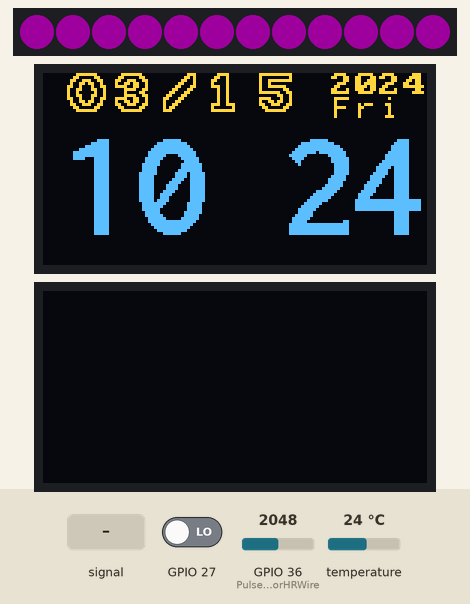
The sketch below on a simulated ESP32. Parts: 12 RGB LEDs in strip order, left to right, 2 × 128×64 one-colour display. Inputs (shaded band) come from the test bench; at power-on: GPIO 27 LOW, temperature 24 °C, GPIO 36 (PulseSensorHRWire) = 2048. Dim RGB values are drawn brighter than linear; the OLED is the two-colour kind (top 16 rows yellow); WiFi joins after 1.5 s; servers stay silent unless stated; network time is answered at once with the bench clock; the local clock reads 2024-03-15 10:24:30 at power-on unless the sketch sets it; no MQTT or app messages arrive unless stated; what the sketch prints to the serial monitor is not drawn.

Above: at 2.9 s.
3.0 s: GPIO 27 driven HIGH
At 4.9 s:
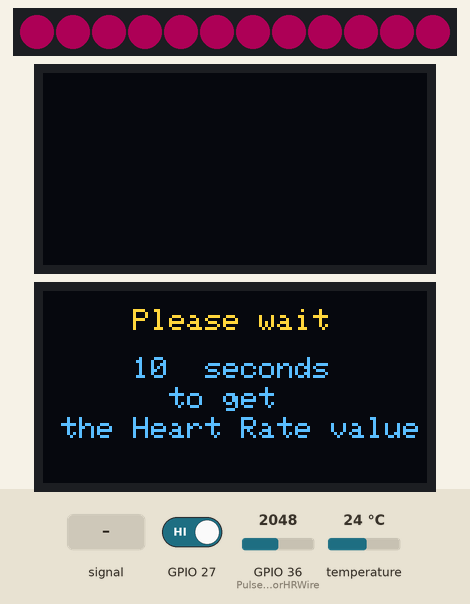
5.3 s: temperature set to 12 °C
8.3 s: GPIO 27 driven LOW
At 11.28 s:
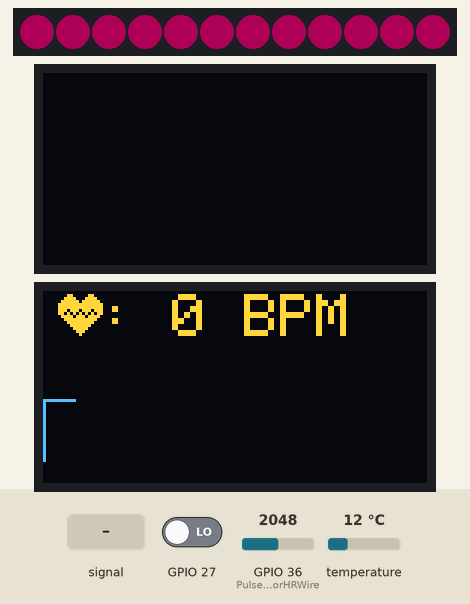
11.3 s: GPIO 27 driven HIGH
At 13.2 s:
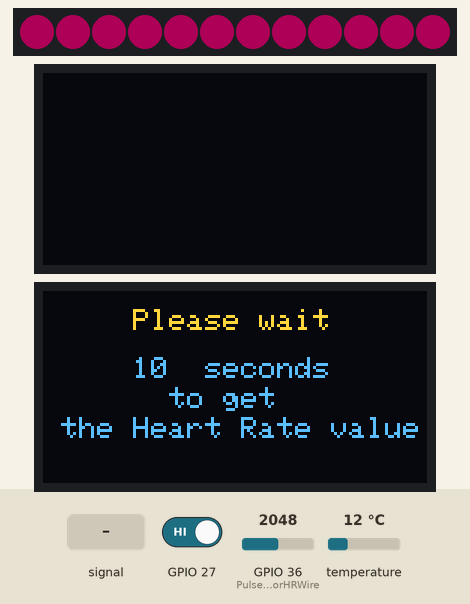
13.6 s: GPIO 36 (PulseSensorHRWire) fed a 200 Hz sine of ±327 counts around its level
At 15.9 s:
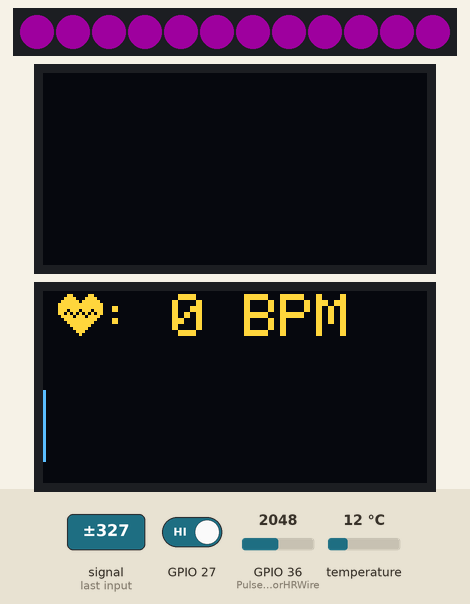
16.6 s: GPIO 36 (PulseSensorHRWire) set to 2866
At 19.9 s:
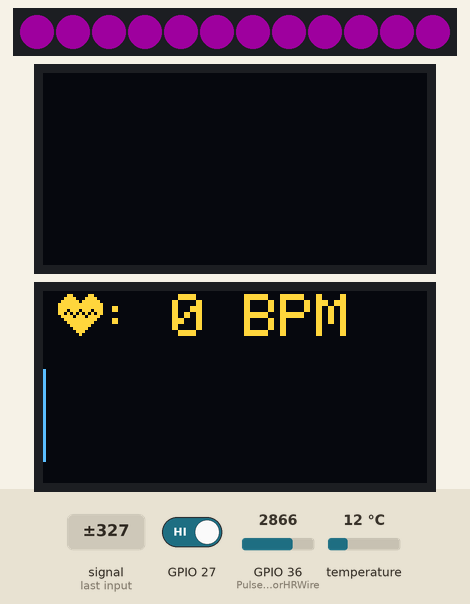
Timing chart, 0 to 20.6 s (numbered marks = the images above; inputs shaded):
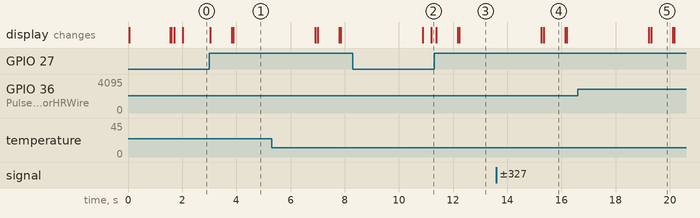

Measured:
- after the input at 3.0 s, the display: first changes at once (image 1 shows a later state)
- after the input at 11.3 s, the display: first changes after 0.08 s (image 3 shows a later state)
- what the display in image 4 shows lasts 0.7 s, from 15.4 s to 16.1 s

The sketch:

Main.ino
```cpp
int NowMode = 0;

//////////////////////////////////////////////////////////////      NeoPixel       ///////////////////////////////////////////////////////////////////////////////////////
#include <Adafruit_NeoPixel.h>
#define PIN 26

Adafruit_NeoPixel strip = Adafruit_NeoPixel(12, PIN, NEO_GRB + NEO_KHZ800);

uint32_t start_time = millis(); // Initialize start time

// Fill the dots one after the other with a color
void colorWipe(uint32_t c, uint8_t wait) {
  for(uint16_t i=0; i<strip.numPixels(); i++) {
    strip.setPixelColor(i, c);
    strip.show();
    delay(wait);
  }
}


//////////////////////////////////////////////////////////////      Clock       ///////////////////////////////////////////////////////////////////////////////////////
#ifdef ESP8266
#include <ESP8266WiFi.h>
#endif

#ifdef ESP32
#include <WiFi.h>
#endif

#include <NTPClient.h>
#include <WiFiUdp.h>
#include <Wire.h>
#include <U8x8lib.h>

// ========== user settings ==========

const char          *ssid          = "Tung_EiEi";             // your wifi name
const char          *pw            = "hellotung";             // your wifi password
const char          *ntpServer     = "pool.ntp.org"; // change it to local NTP server if needed
const unsigned long updateDelay    = 900;            // NTP update interval (unit: seconds, default: 15 min)
const long          timezoneOffset = 7;              // timezone offset (unit: hours)

#define SCL_PIN SCL  // SCL pin of OLED. Default: D1 (ESP8266) or D22 (ESP32)
#define SDA_PIN SDA  // SDA pin of OLED. Default: D2 (ESP8266) or D21 (ESP32)

// ====================================

const String  weekDays[7] = {"Sun", "Mon", "Tue", "Wed", "Thu", "Fri", "Sat"};
unsigned long lastCheckTime = 0;
unsigned int  second_prev = 0;
bool          colon_switch = false;

// NTPClient: https://github.com/arduino-libraries/NTPClient
WiFiUDP ntpUDP;
NTPClient timeClient(ntpUDP, ntpServer);

// U8X8 Display constructors: https://github.com/olikraus/u8g2/wiki/u8x8setupcpp
// U8X8 Fonts: https://github.com/olikraus/u8g2/wiki/u8x8reference
U8X8_SSD1306_128X64_NONAME_SW_I2C u8x8(SCL_PIN, SDA_PIN, U8X8_PIN_NONE);


//////////////////////////////////////////////////////////////      Temp       /////////////////////////////////////////////////////////////////////////////////////////
#include <Adafruit_GFX.h>       // Include core graphics library for the display
#include <Adafruit_SSD1306.h>   // Include Adafruit_SSD1306 library to drive the display
#include <Fonts/FreeMonoBold9pt7b.h>  // Add a custom font

#include <OneWire.h>
#include <DallasTemperature.h>

// Data wire is conntec to the Arduino digital pin 4
#define ONE_WIRE_BUS 25

// Setup a oneWire instance to communicate with any OneWire devices
OneWire oneWire(ONE_WIRE_BUS);

// Pass our oneWire reference to Dallas Temperature sensor
DallasTemperature sensors(&oneWire);


#define SCREEN_WIDTH 128 // OLED display width, in pixels
#define SCREEN_HEIGHT 64 // OLED display height, in pixels
#define OLED_RESET -1

Adafruit_SSD1306 display(SCREEN_WIDTH, SCREEN_HEIGHT, &Wire, OLED_RESET);

int temp;  // Create a variable to have something dynamic to show on the display

void DrawTemp() {
    display.clearDisplay();  // Clear the display so we can refresh

    // Print text:
    display.setTextColor(WHITE);  // Set color of the text
    display.setFont();
    display.setTextSize(1);
    display.setCursor(45, 5 + 15); // (x,y)
    display.println("TEMPERATURE");  // Text or value to print

    // Print temperature
    char string[10];  // Create a character array of 10 characters
    // Convert float to a string:
    dtostrf(temp, 4, 0, string);  // (variable, no. of digits we are going to use, no. of decimal digits, string name)

    display.setFont(&FreeMonoBold9pt7b);  // Set a custom font
    display.setCursor(22, 25 + 15); // (x,y)
    display.println(string);  // Text or value to print
    display.setCursor(90, 25 + 15); // (x,y)
    display.println("C");  // Text or value to print
    display.setFont();
    display.setCursor(78, 15 + 15); // (x,y)
    display.cp437(true);
    display.write(167);

    // Draw a filled circle:
    display.fillCircle(18, 27 + 15, 5, WHITE); // Draw filled circle (x,y,radius,color). X and Y are the coordinates for the center point

    // Draw rounded rectangle:
    display.drawRoundRect(16, 3 + 15, 5, 24, 2, WHITE); // Draw rounded rectangle (x,y,width,height,radius,color)

    // It draws from the location to down-right
    // Draw ruler step

    for (int i = 3; i <= 18 + 11; i = i + 2) {
      display.drawLine(21, i + 15, 22, i + 15, WHITE); // Draw line (x0,y0,x1,y1,color)
    }

    //Draw temperature
    temp = temp * 0.43; //ratio for show
    display.drawLine(18, 23 + 15, 18, 23 + 15 - temp, WHITE); // Draw line (x0,y0,x1,y1,color)

    display.display();  // Print everything we set previously
}

//////////////////////////////////////////////////////////////      NodeRed       ///////////////////////////////////////////////////////////////////////////////////////
#include <PubSubClient.h>

WiFiClient   espClient;
PubSubClient client(espClient);             //สร้างออปเจ็ค สำหรับเชื่อมต่อ mqtt
//=================================================================================================
const char* mqtt_broker = "broker.emqx.io";   //IP mqtt server
const char* mqtt_username = "smartwatch";        //mqtt username
const char* mqtt_password = "circuit2023";  //mqtt password
const int   mqtt_port = 1883;               //port mqtt server

char strTemp[10];
char strBPM[10];

void callback(char *topic, byte *payload, unsigned int length) {  //ฟังก์ชั่นsubscribe
  Serial.print("Message arrived in topic: ");
  Serial.println(topic);
  Serial.print("Message:");
  for (int i = 0; i < length; i++)
    Serial.print((char) payload[i]);
  Serial.println();
  Serial.println("-----------------------");
}

void reconnect() {  //ฟังก์ชั่นเชื่อมต่อmqtt
  client.setServer(mqtt_broker, mqtt_port);   //เชื่อมต่อmqtt
  client.setCallback(callback);               //เลือกฟังก์ชั่นsubscribe
  while (!client.connected()) //รอจนกว่าจะเชื่อมต่อmqttสำเร็จ
  {
    String client_id = "esp32-New-";
    client_id += String(WiFi.macAddress());
    Serial.printf("The client %s connects to the public mqtt broker\n", client_id.c_str());
    if (client.connect(client_id.c_str(), mqtt_username, mqtt_password))
      Serial.println("Public emqx mqtt broker connected");
    else {
      Serial.print("failed with state ");
      Serial.print(client.state());
      delay(2000);
    }
  }
}


//////////////////////////////////////////////////////////////      HeartRate       ////////////////////////////////////////////////////////////////////////////////////

//----------------------------------------Variable Declarations
unsigned long previousMillisGetHR = 0; //--> will store the last time Millis (to get Heartbeat) was updated.
unsigned long previousMillisResultHR = 0; //--> will store the last time Millis (to get BPM) was updated.

const long intervalGetHR = 20; //--> Interval for reading heart rate (Heartbeat) = 10ms.
const long intervalResultHR = 10000; //--> The reading interval for the result of the Heart Rate calculation is in 10 seconds.

int PulseSensorSignal; //--> Variable to accommodate the signal value from the sensor
const int PulseSensorHRWire = 36; //--> PulseSensor connected to ANALOG PIN 0 (A0 / ADC 0).
//const int LED_A1 = A1; //--> LED to detect when the heart is beating. The LED is connected to PIN A1 on the Arduino UNO.
int UpperThreshold = 300; //--> Determine which Signal to "count as a beat", and which to ingore.
int LowerThreshold = 280;

int cntHB = 0; //--> Variable for counting the number of heartbeats.
boolean ThresholdStat = true; //--> Variable for triggers in calculating heartbeats.
int BPMval = 0; //--> Variable to hold the result of heartbeats calculation.

int x = 0; //--> Variable axis x graph values to display on OLED
int y = 40 + 16; //--> Variable axis y graph values to display on OLED
int lastx = 0; //--> The graph's last x axis variable value to display on the OLED
int lasty = 40 + 16; //--> The graph's last y axis variable value to display on the OLED

const unsigned char Heart_Icon [] PROGMEM = {
  0x00, 0x00, 0x18, 0x30, 0x3c, 0x78, 0x7e, 0xfc, 0xff, 0xfe, 0xff, 0xfe, 0xee, 0xee, 0xd5, 0x56,
  0x7b, 0xbc, 0x3f, 0xf8, 0x1f, 0xf0, 0x0f, 0xe0, 0x07, 0xc0, 0x03, 0x80, 0x01, 0x00, 0x00, 0x00
};

void DrawGraph() {
  //  Condition to reset the graphic display if it fills the width of the OLED screen
  if (x > 127) {
    display.fillRect(0, 0 + 16, 128, 55, BLACK);
    x = 0;
    lastx = 0;
  }

  //  Process signal data to be displayed on OLED in graphic form
  int ySignal = PulseSensorSignal;

  if (ySignal > 700) ySignal = 700;
  if (ySignal < 60) ySignal = 60;

  int ySignalMap = map(ySignal, 60, 700, 0, 40 + 16); //--> The y-axis used on OLEDs is from 0 to 40

  y = 40 + 16 - ySignalMap;

  //  Displays the heart rate graph
  display.writeLine(lastx, lasty, x, y, WHITE);
  display.display();

  lastx = x;
  lasty = y;

  x++;
}

void GetHeartRate() {
  //  Process of reading heart rate.
  unsigned long currentMillisGetHR = millis();

  if (currentMillisGetHR - previousMillisGetHR >= intervalGetHR) {
    previousMillisGetHR = currentMillisGetHR;

    PulseSensorSignal = analogRead(PulseSensorHRWire) / 7; //--> holds the incoming raw data. Signal value can range from 0-1024
    Serial.println(PulseSensorSignal);
    if (PulseSensorSignal > UpperThreshold && ThresholdStat == true) {
      cntHB++;
      ThresholdStat = false;
//      for (uint16_t i = 0; i < strip.numPixels(); i++) {
//        strip.setPixelColor(i, strip.Color(255, 0, 0));
//        strip.show();
//      }
    }

    if (PulseSensorSignal < LowerThreshold) {
      ThresholdStat = true;
//      for (uint16_t i = 0; i < strip.numPixels(); i++) {
//        strip.setPixelColor(i, strip.Color(0, 0, 0));
//        strip.show();
//      }
    }

    DrawGraph(); //--> Calling the DrawGraph() subroutine
  }

  //----------------------------------------The process for getting the BPM value.
  unsigned long currentMillisResultHR = millis();

  if (currentMillisResultHR - previousMillisResultHR >= intervalResultHR) {
    previousMillisResultHR = currentMillisResultHR;

    BPMval = cntHB * 6; //--> The taken heart rate is for 10 seconds. So to get the BPM value, the total heart rate in 10 seconds x 6.
//    Serial.print("BPM : ");
//    Serial.println(BPMval);

    display.fillRect(14 + 5, 48 - 47, 108, 20, BLACK);

    display.drawBitmap(0 + 5, 47 - 47, Heart_Icon, 16, 16, WHITE); //--> display.drawBitmap(x position, y position, bitmap data, bitmap width, bitmap height, color)

    display.setTextSize(2);
    display.setTextColor(WHITE);
    display.setCursor(14 + 5, 48 - 47); //--> (x position, y position)
    display.print(": ");
    display.print(BPMval);
    display.print(" BPM");
    display.display();

    cntHB = 0;

    //--------------- NodeRed ------------------
    sprintf(strBPM, "%d", BPMval);
    client.subscribe("circuit/heartbeat");
    client.publish("circuit/heartbeat", strBPM);

  }
}

int Start = 0;


///////////////////////////////////////////////////////////////////////////////////////////////////////////////////////////////////////////////////////////////////////

void setup() {
  Serial.begin(9600);
  //-------------------------------------------- NeoPixel ------------------------------------------------------------

  strip.begin();
  strip.setBrightness(50);
  strip.show(); // Initialize all pixels to 'off'

  //-------------------------------------------- Clock ------------------------------------------------------------
  // initialize OLED
  u8x8.begin();
  u8x8.setBusClock(400000);
  u8x8.setFont(u8x8_font_7x14B_1x2_f);
  u8x8.drawString(0, 0, "Connecting");
  u8x8.drawString(0, 3, "  to WiFi...");

  // connect to wifi
  Serial.println("Connecting to WiFi...");
  WiFi.disconnect();
  WiFi.mode(WIFI_STA);
  WiFi.begin(ssid, pw);
  while (WiFi.status() != WL_CONNECTED) {
    Serial.print(".");
    delay(500);
  }
  Serial.println("\nConnected. IP:");
  Serial.println(WiFi.localIP());

  // clear OLED
  u8x8.clear();

  // setup NTPClient
  timeClient.setUpdateInterval(updateDelay * 1000);
  timeClient.setTimeOffset(timezoneOffset * 60 * 60);
  timeClient.begin();
  while (!timeClient.update()) timeClient.forceUpdate();
  lastCheckTime = millis();

  //--------------------------------------------- Temp ------------------------------------------------------------
  display.begin(SSD1306_SWITCHCAPVCC, 0x3C);  // Initialize display with the I2C address of 0x3C
  //  display.clearDisplay();  // Clear the buffer
  sensors.begin();

  //-------------------------------------------- NodeRed ------------------------------------------------------------
  reconnect();
}

void loop() {
  if (digitalRead(27) == HIGH) {
    Serial.println("KGU");
    NowMode += 1;
    Start = 1;
    u8x8.clear();
    display.clearDisplay();
    if (NowMode == 3) {
      NowMode = 0;
    }
  }
//  Serial.print("Nowmode : ");
//  Serial.println(NowMode);
//  Serial.println(debouce(0));
  //-------------------------------------------------------------------------- Clock -----------------------------------------------------------------------------------
  if (NowMode == 0) {
    if (millis() - lastCheckTime >= updateDelay * 1000) {
      // reconnect wifi if needed
      if (WiFi.status() != WL_CONNECTED) WiFi.reconnect();
      // update NTP (and force update if needed)
      if (!timeClient.update()) timeClient.forceUpdate();
      lastCheckTime = millis();
    }

    // extract second from board's internal clock
    unsigned int second = timeClient.getSeconds();

    // when the second number changes, extract the rest of values
    // then re-draw the clock texts
    if (second != second_prev) {

      colon_switch = !colon_switch;

      time_t rawtime = timeClient.getEpochTime();
      struct tm * ti;
      ti = localtime(&rawtime);
      unsigned int year = ti->tm_year + 1900;
      unsigned int month = ti->tm_mon + 1;
      unsigned int day = ti->tm_mday;
      unsigned int hour = timeClient.getHours();
      unsigned int minute = timeClient.getMinutes();

      String fYear = String(year);
      String fDate = (month < 10 ? "0" : "") + String(month) + "/" + (day < 10 ? "0" : "") + String(day);
      String fTime = (hour < 10 ? "0" : "") + String(hour) + (colon_switch ? ":" : " ") + (minute < 10 ? "0" : "") + String(minute);
      String weekDay = weekDays[timeClient.getDay()];

      //      Serial.println("Board time: " + fYear + "/" + fDate + " (" + weekDay + ") " + timeClient.getFormattedTime());

      u8x8.setFont(u8x8_font_lucasarts_scumm_subtitle_o_2x2_f);
      u8x8.drawString(1, 0, strcpy(new char[fDate.length() + 1], fDate.c_str()));
      u8x8.setFont(u8x8_font_pxplusibmcga_f);
      u8x8.drawString(12, 0, strcpy(new char[fYear.length() + 1], fYear.c_str()));
      u8x8.setFont(u8x8_font_victoriamedium8_r);
      u8x8.drawString(12, 1, strcpy(new char[weekDay.length() + 1], weekDay.c_str()));
      u8x8.setFont(u8x8_font_inb33_3x6_f);
      u8x8.drawString(1, 2, strcpy(new char[fTime.length() + 1], fTime.c_str()));

    }

    second_prev = second;

    for (uint16_t i = 0; i < strip.numPixels(); i++) {
        strip.setPixelColor(i, strip.Color(153, 0, 153));
        strip.show();
      }
  }

  //-------------------------------------------------------------------------- Temp -----------------------------------------------------------------------------------
  if (NowMode == 1) {
    sensors.requestTemperatures();
    temp++;  // Increase value for testing
    if (temp > 43) // If temp is greater than 150
    {
      temp = 0;  // Set temp to 0
    }
    temp = sensors.getTempCByIndex(0);

    if (temp < -1) // If temp is greater than 150
    {
      temp = 0;  // Set temp to 0
    }

    for (uint16_t i = 0; i < strip.numPixels(); i++) {
        strip.setPixelColor(i, strip.Color(0, 255, 255));
        strip.show();
      }

    DrawTemp();

    //--------------- NodeRed ------------------
    sprintf(strTemp, "%d", temp);
    client.subscribe("circuit/Temp");
    client.publish("circuit/Temp", strTemp);

  }


  //-------------------------------------------------------------------------- HeartRate -----------------------------------------------------------------------------------
  if (NowMode == 2) {
    if (Start == 1) {
      for (uint16_t i = 0; i < strip.numPixels(); i++) {
        strip.setPixelColor(i, strip.Color(255, 0, 127));
        strip.show();
      }
      x = 0;
      y = 40 + 16;
      lastx = 0;
      lasty = 40 + 16;
      display.setTextSize(1);
      display.setTextColor(WHITE);

      display.setCursor(0, 6); //--> (x position, y position)
      display.print("     Please wait");

      display.setCursor(0, 22); //--> (x position, y position)
      display.print("     10  seconds");

      display.setCursor(0, 32); //--> (x position, y position)
      display.print("       to get");

      display.setCursor(0, 42); //--> (x position, y position)
      display.print(" the Heart Rate value");;

      display.display();
      delay(3000);

      //----------------------------------------Displays the initial display of BPM value
      display.clearDisplay(); //--> for Clearing the display
      display.drawBitmap(0 + 5, 47 - 47, Heart_Icon, 16, 16, WHITE); //--> display.drawBitmap(x position, y position, bitmap data, bitmap width, bitmap height, color)

      display.setTextSize(2);
      display.setTextColor(WHITE);
      display.setCursor(14 + 5, 48 - 47); //--> (x position, y position)
      display.print(": 0 BPM");
      display.display();
      Start = 0;
    }
    GetHeartRate();
  }
}
```
